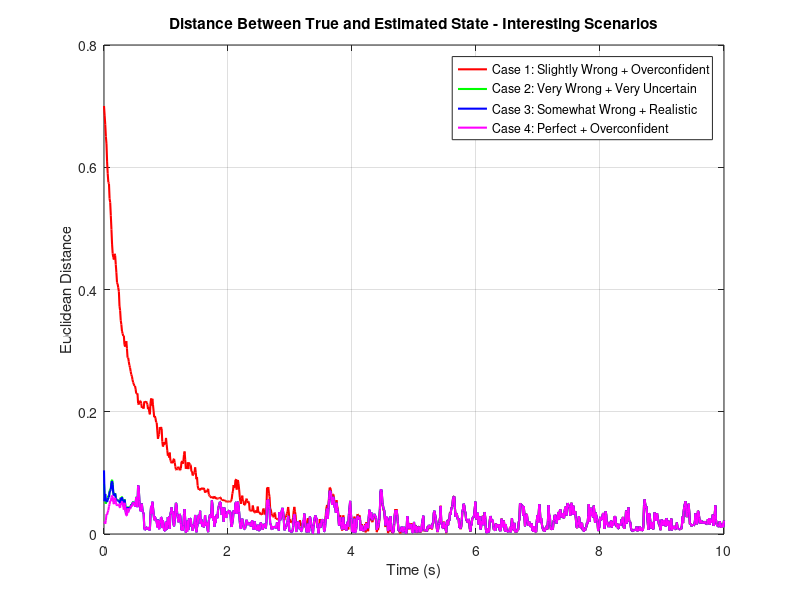
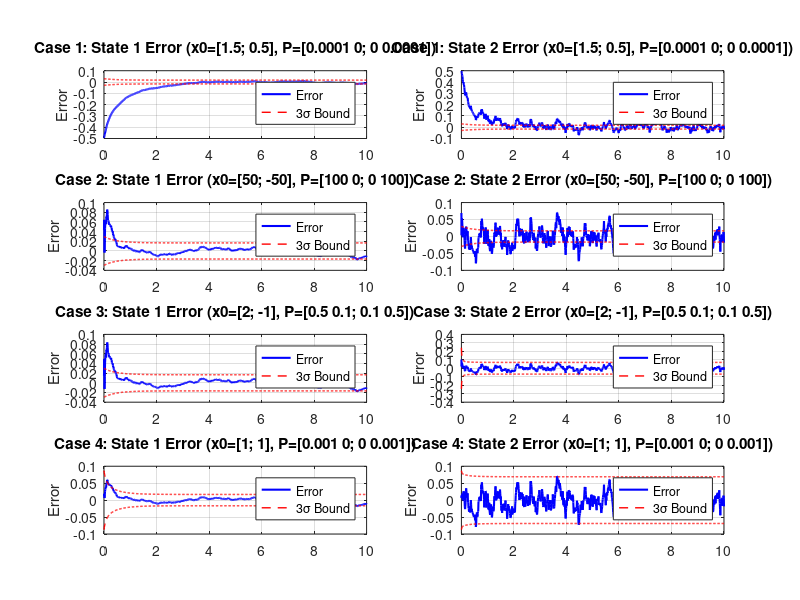

Recreate these plots in MATLAB, in order.
clear all; close all; clc;

A = [9.9985 * 10^-1, 9.8510 * 10^-3;
    -2.9553 * 10^-2, 9.7030 * 10^-1];
B = [4.9502 * 10^-5;
    9.8510 * 10^-3];

H = [1, 0; 0 1; 1 1];

Q = 1;
R = diag([0.01 0.01 0.01]);
N = 1001;
dt = 0.01;
time = (0:N-1)' * dt;

x0_true = [1; 1];

rng(42)
w = sqrt(Q) * randn(N,1);
v = sqrtm(R) * randn(3, N);
x_true = zeros(2, N);
x_true(:,1) = x0_true;

for k = 1:N-1
    x_true(:,k+1) = A * x_true(:,k) + B * w(k);
end

y_meas = H * x_true + v;
function [x_hat_plus, P_plus, x_hat_minus, P_minus] = ...
    runKalmanFilter(A, B, H, Q, R, y_meas, x_hat0_minus, P0_minus, N)
    x_hat_minus = zeros(2, N);
    x_hat_plus = zeros(2, N);
    P_minus = zeros(2,2,N);
    P_plus = zeros(2,2,N);

    x_hat_minus(:,1) = x_hat0_minus;
    P_minus(:, :, 1) = P0_minus;
    for k=1:N
        Kk = P_minus(:, :, k) * H' / (H * P_minus(:, :, k) * H' + R);
        x_hat_plus(:, k) = x_hat_minus(:, k) + Kk * (y_meas(:, k) - H * x_hat_minus(:, k));
        P_plus(:, :, k) = (eye(2) - Kk * H) * P_minus(:, :, k);

        if k < N
            x_hat_minus(:, k+1) = A * x_hat_plus(:, k);
            P_minus(:, :, k+1) = A * P_plus(:, :, k) * A' + B * Q * B';
        end
    end
end
%% Test different initial conditions - INTERESTING SCENARIOS
fprintf('Running Kalman filter with different initial conditions...\n');

% SCENARIO 1: Extremely overconfident but slightly wrong
% This shows how dangerous overconfidence can be
[x_hat_plus_1, P_plus_1] = runKalmanFilter(A, B, H, Q, R, y_meas, [1.5; 0.5], [0.0001 0; 0 0.0001], N);

% SCENARIO 2: Very wrong but very uncertain - should converge fast
[x_hat_plus_2, P_plus_2] = runKalmanFilter(A, B, H, Q, R, y_meas, [50; -50], [100 0; 0 100], N);

% SCENARIO 3: Realistic case - somewhat wrong with realistic uncertainty
[x_hat_plus_3, P_plus_3] = runKalmanFilter(A, B, H, Q, R, y_meas, [2; -1], [0.5 0.1; 0.1 0.5], N);

% SCENARIO 4: Perfect initial state but overconfident
[x_hat_plus_4, P_plus_4] = runKalmanFilter(A, B, H, Q, R, y_meas, [1; 1], [0.001 0; 0 0.001], N);

% SCENARIO 5: Very wrong with correlated uncertainty
[x_hat_plus_5, P_plus_5] = runKalmanFilter(A, B, H, Q, R, y_meas, [-20; 30], [2 1.5; 1.5 2], N);

% Calculate errors
error_1 = x_true - x_hat_plus_1;
error_2 = x_true - x_hat_plus_2;
error_3 = x_true - x_hat_plus_3;
error_4 = x_true - x_hat_plus_4;

% Calculate Euclidean distances
dist1 = sqrt(sum(error_1.^2, 1));
dist2 = sqrt(sum(error_2.^2, 1));
dist3 = sqrt(sum(error_3.^2, 1));
dist4 = sqrt(sum(error_4.^2, 1));

% Plot Euclidean distances
figure;
plot(time, dist1, 'r-', 'LineWidth', 1.5); hold on;
plot(time, dist2, 'g-', 'LineWidth', 1.5);
plot(time, dist3, 'b-', 'LineWidth', 1.5);
plot(time, dist4, 'm-', 'LineWidth', 1.5);
xlabel('Time (s)');
ylabel('Euclidean Distance');
title('Distance Between True and Estimated State - Interesting Scenarios');
legend(...
    'Case 1: Slightly Wrong + Overconfident', ...
    'Case 2: Very Wrong + Very Uncertain', ...
    'Case 3: Somewhat Wrong + Realistic', ...
    'Case 4: Perfect + Overconfident', ...
    'Location', 'best');
grid on;

figure('Position', [80, 80, 900, 1200]);

% Case 1 - State 1
subplot(4,2,1);
sigma_bounds_1_state1 = 3 * squeeze(sqrt(P_plus_1(1,1,:)));
plot(time, error_1(1,:), 'b', 'LineWidth', 1.5); hold on;
plot(time, sigma_bounds_1_state1, 'r--', 'LineWidth', 1);
plot(time, -sigma_bounds_1_state1, 'r--', 'LineWidth', 1);
ylabel('Error');
title('Case 1: State 1 Error (x0=[1.5; 0.5], P=[0.0001 0; 0 0.0001])');
legend('Error', '3σ Bound', 'Location', 'best');
grid on;

% Case 1 - State 2
subplot(4,2,2);
sigma_bounds_1_state2 = 3 * squeeze(sqrt(P_plus_1(2,2,:)));
plot(time, error_1(2,:), 'b', 'LineWidth', 1.5); hold on;
plot(time, sigma_bounds_1_state1, 'r--', 'LineWidth', 1);
plot(time, -sigma_bounds_1_state1, 'r--', 'LineWidth', 1);
ylabel('Error');
title('Case 1: State 2 Error (x0=[1.5; 0.5], P=[0.0001 0; 0 0.0001])');
legend('Error', '3σ Bound', 'Location', 'best');
grid on;

% Case 2 - State 1
subplot(4,2,3);
sigma_bounds_2_state1 = 3 * squeeze(sqrt(P_plus_2(1,1,:)));
plot(time, error_2(1,:), 'b', 'LineWidth', 1.5); hold on;
plot(time, sigma_bounds_1_state1, 'r--', 'LineWidth', 1);
plot(time, -sigma_bounds_1_state1, 'r--', 'LineWidth', 1);
ylabel('Error');
title('Case 2: State 1 Error (x0=[50; -50], P=[100 0; 0 100])');
legend('Error', '3σ Bound', 'Location', 'best');
grid on;

% Case 2 - State 2
subplot(4,2,4);
sigma_bounds_2_state2 = 3 * squeeze(sqrt(P_plus_2(2,2,:)));
plot(time, error_2(2,:), 'b', 'LineWidth', 1.5); hold on;
plot(time, sigma_bounds_1_state1, 'r--', 'LineWidth', 1);
plot(time, -sigma_bounds_1_state1, 'r--', 'LineWidth', 1);
ylabel('Error');
title('Case 2: State 2 Error (x0=[50; -50], P=[100 0; 0 100])');
legend('Error', '3σ Bound', 'Location', 'best');
grid on;

% Case 3 - State 1
subplot(4,2,5);
sigma_bounds_3_state1 = 3 * squeeze(sqrt(P_plus_3(1,1,:)));
plot(time, error_3(1,:), 'b', 'LineWidth', 1.5); hold on;
plot(time, sigma_bounds_1_state1, 'r--', 'LineWidth', 1);
plot(time, -sigma_bounds_1_state1, 'r--', 'LineWidth', 1);
ylabel('Error');
title('Case 3: State 1 Error (x0=[2; -1], P=[0.5 0.1; 0.1 0.5])');
legend('Error', '3σ Bound', 'Location', 'best');
grid on;


% Case 3 - State 2
subplot(4,2,6);
sigma_bounds_3_state2 = 3 * squeeze(sqrt(P_plus_3(2,2,:)));
plot(time, error_3(2,:), 'b', 'LineWidth', 1.5); hold on;
plot(time, sigma_bounds_3_state2, 'r--', 'LineWidth', 1);
plot(time, -sigma_bounds_3_state2, 'r--', 'LineWidth', 1);
ylabel('Error');
title('Case 3: State 2 Error (x0=[2; -1], P=[0.5 0.1; 0.1 0.5])');
legend('Error', '3σ Bound', 'Location', 'best');
grid on;

% Case 4 - State 1
subplot(4,2,7);
sigma_bounds_4_state1 = 3 * squeeze(sqrt(P_plus_4(1,1,:)));
plot(time, error_4(1,:), 'b', 'LineWidth', 1.5); hold on;
plot(time, sigma_bounds_4_state1, 'r--', 'LineWidth', 1);
plot(time, -sigma_bounds_4_state1, 'r--', 'LineWidth', 1);
ylabel('Error');
title('Case 4: State 1 Error (x0=[1; 1], P=[0.001 0; 0 0.001])');
legend('Error', '3σ Bound', 'Location', 'best');
grid on;

% Case 4 - State 2
subplot(4,2,8);
sigma_bounds_4_state2 = 3 * squeeze(sqrt(P_plus_4(2,2,:)));
plot(time, error_4(2,:), 'b', 'LineWidth', 1.5); hold on;
plot(time, sigma_bounds_4_state2, 'r--', 'LineWidth', 1);
plot(time, -sigma_bounds_4_state2, 'r--', 'LineWidth', 1);
ylabel('Error');
title('Case 4: State 2 Error (x0=[1; 1], P=[0.001 0; 0 0.001])');
legend('Error', '3σ Bound', 'Location', 'best');
grid on;
